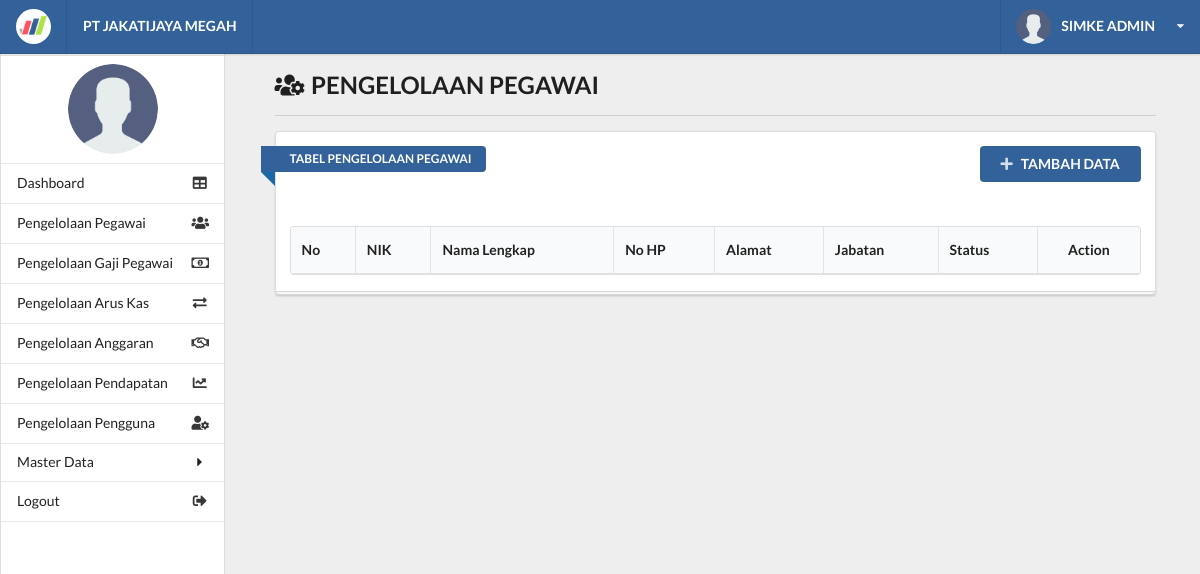
/kelola_pegawai.php (signed in), run on an earlier commit of the app's database.
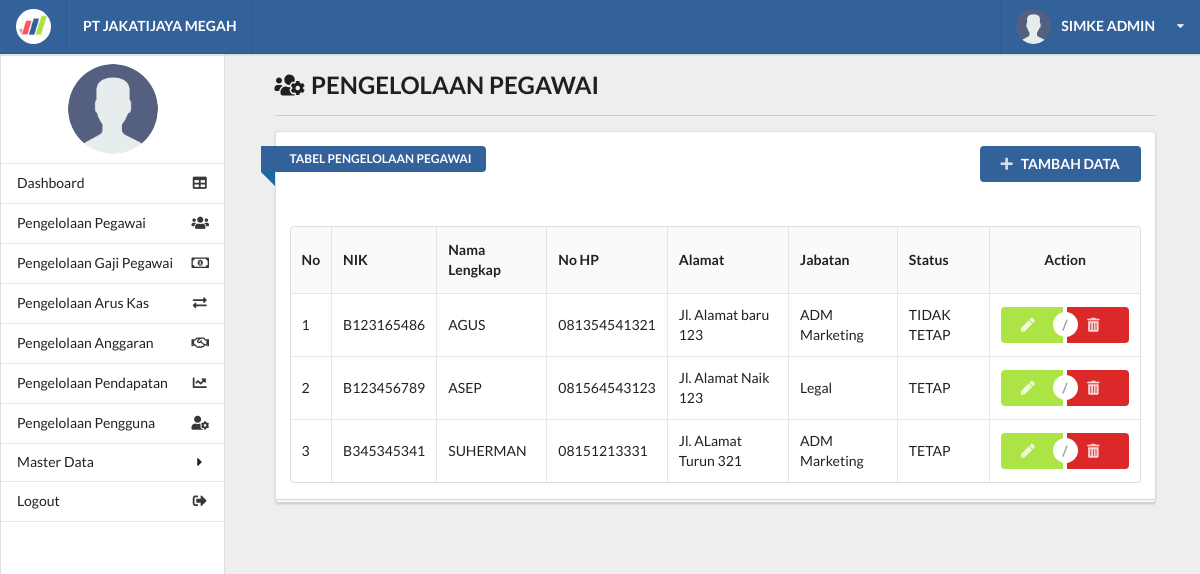
And on a later commit of the database.
### tables this page shows
CREATE TABLE `tb_pegawai` (
  `id_pegawai` int(11) NOT NULL AUTO_INCREMENT,
  `nik` varchar(50) NOT NULL,
  `nama_lengkap` varchar(250) NOT NULL,
  `no_hp` varchar(15) NOT NULL,
  `alamat` text NOT NULL,
  `status_pegawai` varchar(200) NOT NULL COMMENT 'pg teteap; pg lama;',
  `id_jabatan` int(11) NOT NULL,
  PRIMARY KEY (`id_pegawai`),
  UNIQUE KEY `nik` (`nik`),
  KEY `id_jabatan` (`id_jabatan`),
  CONSTRAINT `tb_pegawai_ibfk_1` FOREIGN KEY (`id_jabatan`) REFERENCES `tb_jabatan` (`id_jabatan`) ON DELETE CASCADE ON UPDATE CASCADE
);

CREATE TABLE `tb_jabatan` (
  `id_jabatan` int(11) NOT NULL AUTO_INCREMENT,
  `nama_jabatan` varchar(250) NOT NULL,
  `keterangan` text,
  PRIMARY KEY (`id_jabatan`)
);

### functions/function_pegawai.php (called while the page is built, shortened)
<?php
	require_once 'database.php';
	function getData() {
		global $conn;
		$sql 	= "SELECT tb_pegawai.*, tb_jabatan.*
					FROM tb_pegawai
					JOIN tb_jabatan ON tb_pegawai.id_jabatan = tb_jabatan.id_jabatan";
		$result	= mysqli_query($conn, $sql);
		return mysqli_fetch_all($result, MYSQLI_ASSOC);
	}
?>

### kelola_pegawai.php (the view, shortened to what this page needs)
<?php
	require 'functions/function_pegawai.php';
	include_once 'layout/header.php';
	include_once 'layout/sidebar.php';
?>
		<div class="right floated thirteen wide computer sixteen wide phone column" id="content">
			<div class="ui container grid">
				<div class="row">
					<div class="fifteen wide computer sixteen wide phone centered column">
						<h2><i class="users cog icon"></i> PENGELOLAAN PEGAWAI</h2>
						<div class="ui divider"></div>
						<div class="ui grid">
							<div class="sixteen wide computer sixteen wide phone centered column">
								<div class="ui stacked segment">
									<div class="">
										<a href="add_pegawai.php" class="ui blue right floated button">
											<i class="plus icon"></i>TAMBAH DATA
										</a>
										<div class="ui blue ribbon icon label">TABEL PENGELOLAAN PEGAWAI</div>
										<br><br><br>
									</div>
									<table id="example" class="ui celled table responsive nowrap unstackable" style="width:100%">
									    <thead>
									        <tr>
									            <th>No</th>
									            <th>NIK</th>
									            <th>Nama Lengkap</th>
									            <th>No HP</th>
									            <th>Alamat</th>
                                        		<th>Jabatan</th>
									            <th>Status</th>
									            <th style="text-align: center;">Action</th>
									        </tr>
									    </thead>
									    <tbody>
									    <?php $all = getData(); $no = 1; ?>
									    <?php foreach ($all as $data) { ?>
								    	<tr>
								    	    <td><?= $no++ ?></td>
								    	    <td><?= $data['nik'] ?></td>
								    	    <td><?= $data['nama_lengkap'] ?></td>
								    	    <td><?= $data['no_hp'] ?></td>
								    	    <td><?= $data['alamat'] ?></td>
                                            <td><?= $data['nama_jabatan'] ?></td>
								    	    <td><?= $data['status_pegawai'] ?></td>
								    	    <td style="text-align: center;">
								    	    	<div class="ui buttons">
								    	    	  <a href="edit_pegawai.php?edit=<?php echo $data['id_pegawai']; ?>" class="ui green button"><i class="pen icon"></i></a>
								    	    	  <div class="or" data-text="/"></div>
								    	    	  <a href="functions/function_pegawai.php?hapus=<?php echo $data['id_pegawai']; ?>" class="ui red button"><i class="trash alternate icon"></i></a>
								    	    	</div>
								    	    </td>
								    	</tr>
									    <?php } ?>
									    </tbody>
									</table>
								</div>
							</div>
						</div>
					</div>
				</div>
			</div>
		</div>
<?php
	include_once 'layout/footer.php';
?>

### layout/header.php (shortened to what this page needs)
<!DOCTYPE html>
<html lang="en">
<head>
    <link rel="stylesheet" href="assets/vendors/fomantic-ui/semantic.min.css">
    <link rel="stylesheet" href="assets/vendors/datatables.net/datatables.net-se/css/dataTables.semanticui.min.css">
    <link rel="stylesheet" href="assets/vendors/datatables.net/datatables.net-responsive-se/css/responsive.semanticui.min.css">
    <link rel="stylesheet" href="assets/vendors/datatables.net/datatables.net-buttons-se/css/buttons.semanticui.min.css">
    <link rel="stylesheet" href="assets/css/main.css">
</head>
<body>
    <div class="ui grid">
        <div class="row">
            <div class="ui grid">
                <div class="computer only row">
                    <div class="column">
                        <div class="ui top fixed menu navcolor">
                            <div class="item">
                                <img class="imgrad" src="assets/images/logo.png" alt="SimpleIU">
                            </div>
                            <div class="left menu">
                                <div class="nav item">
                                    <strong class="navtext">PT JAKATIJAYA MEGAH</strong>
                                </div>
                            </div>
                            <div class="ui top pointing dropdown admindropdown link item right">
                                <img class="imgrad" src="assets/images/user.png" alt="">
                                <span class="clear navtext"><strong style="text-transform: uppercase;"><?= $_SESSION['nama']; ?></strong></span>
                                <i class="dropdown icon navtext"></i>
                            </div>
                        </div>
                    </div>
                </div>

### layout/sidebar.php (shortened to what this page needs)
		<div class="computer only row">
			<div class="left floated three wide computer column" id="computersidebar">
				<div class="ui vertical fluid menu scrollable" id="simplefluid">
					<div class="item">
						<img src="assets/images/user.png" id="sidebar-image">
					</div>
					<a class="item" href="index.php"><i class="table icon"></i> Dashboard</a>
					<a class="item" href="kelola_pegawai.php"><i class="users icon"></i> Pengelolaan Pegawai</a>
                          <a class="item" href="kelola_gaji.php"><i class="money bill alternate outline icon"></i> Pengelolaan Gaji Pegawai</a>
                          <a class="item" href="kelola_arus_kas.php"><i class="exchange alternate icon"></i> Pengelolaan Arus Kas</a>
					<a class="item" href="kelola_anggaran.php"><i class="handshake outline icon"></i> Pengelolaan Anggaran</a>
					<a class="item" href="kelola_pendapatan.php"><i class="chart line icon"></i> Pengelolaan Pendapatan</a>
					<a class="item" href="kelola_pengguna.php"><i class="user cog icon"></i> Pengelolaan Pengguna</a>
					<div class="ui horizontal accordion item">
				        <span class="title item">
				            <i class="dropdown icon"></i> Master Data
				        </span>
					</div>
					<a class="item" href="functions/logout.php"><i class="sign out alternate icon"></i> Logout</a>
					<a class="item"></a>
				</div>
			</div>
		</div>
	</div>
</div>

### layout/footer.php (shortened to what this page needs)
	</div>
</body>
</html>

### assets/css/main.css (style rules this page uses)
html, body { background-color: #eeeeee; height: 100%; width: 100%; margin: 0; padding: 0; }
.navcolor { background-color: #336199 !important; }
.navtext { color: #ffffff !important; }
.clear { margin: 0px 10px; }
.imgrad { border-radius: 50%; }
#sidebar-image { max-height: 90px; max-width: 90px; height: 90px; width: 90px; margin-left: auto; margin-right: auto; border-radius: 50%; }
#computersidebar { position: fixed; top: 1em; left: 0; padding: 0; bottom: 0; background-color: #FFF; }
.scrollable { overflow-y: auto; overflow-x: hidden; }
#simplefluid { height: 100%; border-bottom: 0 none !important; box-shadow: none; }
#content { top: 1em; }
.blue { background-color: #336199 !important; }
.green { background-color: #ACE446 !important; }
.ui.horizontal.accordion.item { padding-top: 5px !important; padding-bottom: 5px !important; }

What changed in the data, as far as the page shows it:
added tb_pegawai: nik "B123165486", nama_lengkap "AGUS", no_hp "081354541321", alamat "Jl. Alamat baru 123", id_jabatan.nama_jabatan "ADM Marketing", status_pegawai "TIDAK TETAP"
added tb_pegawai: nik "B123456789", nama_lengkap "ASEP", no_hp "081564543123", alamat "Jl. Alamat Naik 123", id_jabatan.nama_jabatan "Legal", status_pegawai "TETAP"
added tb_pegawai: nik "B345345341", nama_lengkap "SUHERMAN", no_hp "08151213331", alamat "Jl. ALamat Turun 321", id_jabatan.nama_jabatan "ADM Marketing", status_pegawai "TETAP"
